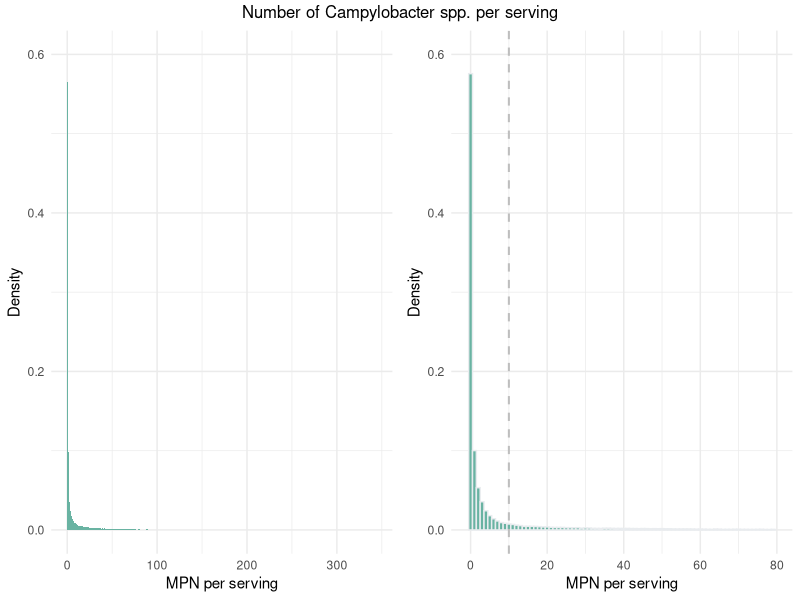
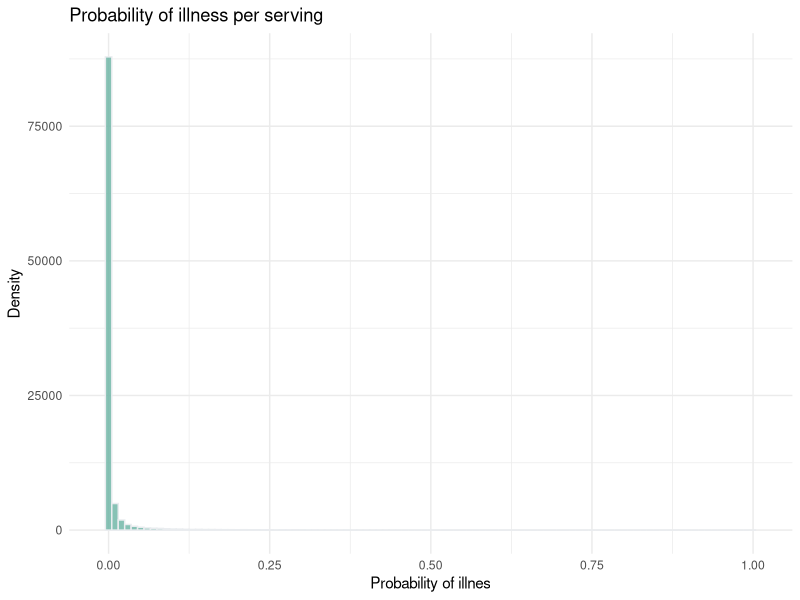

These figures' R source, in order:
################################################################################
# Project 1 - Microbial Risk Assessment                                        #
# Deckers Lode, Meijerink Jonas and Seid Adem Aragaw                           #
# 23/10/2024                                                                   #
################################################################################

### Define a seed for reproducibility ------------------------------------------
set.seed(485721023)


simulation <- function(N , FreezeOnly){
  ## This function requires the following input parameters:
  # - N : the total number of simulations
  # - FreezeOnly : 1 storage condition always freezing 
  #                0 storage condition has two options freeze/fresh

  ### Define all variables -----------------------------------------------------
  Ps <- rep(NA,N)       # Prevalence in poultry carcasses at slaughterhouses
  Pr <- rep(NA,N)       # Prevalence in poultry carcasses at retail
  Cr <- rep(NA,N)       # Number in poultry meat at retail (log scale)
  Fcc <- rep(NA,N)      # Cross-contamination factor
  Pc <- rep(NA,N)       # Probability of infected carcass 
  Sc <- rep(NA,N)       # Uncertainty about the storage condition
  Rr <- rep(NA,N)       # Refrigeration reduction
  Rf <- rep(NA,N)       # Freeze reduction
  Ch <- rep(NA,N)       # Number in poultry carcasses under storage condition
  Cc <- rep(NA,N)       # Number per serving
  Rc <- rep(NA,N)       # Cooking reduction %log MPN 
  Cps <- rep(NA,N)      # Number per serving after cooking 
  Pinf1 <- rep(NA,N)    # Probability of infection for a single campylobacter
  Pinf <- rep(NA,N)     # Probability of infection for a meal
  Pillinf <- rep(NA,N)  # Probability of illness after infection
  Pill <- rep(NA,N)     # Probability of illness
  Nill <- rep(NA,N)     # Number of human cases/year
  
    
  ## simulate N times
  for(i in 1:N){
    
    ### Exposure assessment ----------------------------------------------------
    
    ## Prevalence of Campylobacter spp. in poultry carcasses at slaughterhouses
    Ps[i] <- rbeta(1 , 10 + 1, 30 - 10 + 1)
    
    
    ## Prevalence of Campylobacter spp. in poultry carcasses at retail
    Pr[i] <- rbeta(1 , 25 + 1, 30 - 25 + 1)
    
    
    ## Number of Campylobacter spp. in poultry meat at retail (log scale)
    # Identify each interval of the cumulative distribution
    x <- c(1,2,3,4,5,6,7)
    
    # Sample the intervals according to the cumulative distribution
    index <- sample(x , size = 1 , 
                 prob = c(0.325 , 0.15 , 0.175 , 0.05 , 0.15 , 0.125 , 0.025))
    
    # Define the piecewise boundaries
    Cmin <- c(-2.079 , 1.556 , 2.301 , 2.699 , 3    , 3.699, 4    )
    Cmax <- c( 1.556 , 2.301 , 2.699 , 3     , 3.699, 4    , 4.255)
    
    # Generate a random value from this interval
    Cr[i] <- runif(n=1 , min = Cmin[index], max = Cmax[index])
    
    
    ## Cross-contamination factor
    Fcc[i] <- Pr[i]/Ps[i]
    
    
    ## Probability of infected carcass 
    Pc[i] <- Fcc[i] * Ps[i] / (1 - Ps[i] + Fcc[i] * Ps[i])
    
    
    ## Uncertainty about the storage condition
    if (FreezeOnly==0){
    Sc[i] <- rbinom(n = 1 , size = 1, prob = runif(1 , min = 0 , max = 1))
    }else{
      Sc[i] <- 0
    }
    # Refrigeration = 1
    # Freeze = 0
    
    
    ## Refrigeration reduction
    Rrmin <- rnorm(1 , 0.31 , 0.13)
    Rrmax <- rnorm(1 , 0.81 , 0.24)
    while (Rrmin > Rrmax){
      Rrmin <- rnorm(1 , 0.31 , 0.13)
      Rrmax <- rnorm(1 , 0.81 , 0.24)
    }
    Rr[i] <- runif(n = 1 , min = Rrmin , max = Rrmax)
    
    ## Freeze reduction
    Rf[i] <- runif(n = 1 , min = 0.6 , max = 2.87)
    
    
    if (Sc[i]==1){
      ## Number of Campylobacter spp. in poultry carcasses stored under refrigeration
      Ch[i] <- 10^(Cr[i] - Rr[i])
    }else{
      ## Number of Campylobacter spp. in poultry carcasses stored under freeze
      Ch[i] <- 10^(Cr[i] - Rf[i])
    }
    
    
    ## Number of Campylobacter spp. per serving after cooking 
    Rc[i] <- rbeta(n = 1 , shape1 = 10 , shape2 = 0.05)
    Cc[i] <- Ch[i] * 10^(-Rc[i])
    
    
    ## Four people
    Ns <- 4
    
    
    ## Number of Campylobacter spp. per serving
    Cps[i] <- rpois(1 , Cc[i] / Ns)
   
    
    ## (Cross-contamination during food preparation based)
    # not necessary for the assignment
    
    
    ### Dose response ----------------------------------------------------------
    
    ## Probability of infection for an individual consuming a meal given the dose
    Pinf1[i] <- rbeta(1 , 0.21 , 59.95)
    Pinf[i] <- 1 - (1 - Pinf1[i])^Cps[i] 
    
    ## Probability of illness
    Pillinf[i] <- rbeta(1 , 29 + 1, 89 + 1 -29)
    Pill[i] <- Pinf[i] * Pillinf[i]
    
    
    ### Risk characterization --------------------------------------------------
    
    ## Number of poultry carcasses produced in Argentina 
    Nps <- 495143444
    
    if(Pill[i]!=0){
      ## Number of human cases/year
      Nill[i] <- rbinom(n = 1 , size = Nps * Ns * 1, prob = Pill[i])
    }else{
      Nill[i] <- 0  
    }
  
  }
  return(matrix( data = c(Ps , Pr , Sc , Rc ,  Cps , Pill , Nill) , nrow = N , ncol = 7))
}

### Visualisation of the results -----------------------------------------------

## Load libraries
library(ggplot2)
library(gridExtra)


## Output from the simulation model
out <- data.frame(simulation(N = 100000 , FreezeOnly = 0))


## 3.1 What is the amount of Campylobacter spp. to which a consumer is exposed 
## in a single serving of poultry meat? !!--> change y-axis!!

# Visualisations
plot1 <- ggplot(aes(x=X5) , data=out) + geom_histogram(aes(y = ..density..),fill="#69b3a2",
  binwidth = 1 , alpha=1 ) + 
  labs(y = "Density", x = "MPN per serving") + theme_minimal() + 
  ylim(0,0.6)

plot2 <- ggplot(aes(x=X5) , data=out) + geom_histogram(aes(y = ..density..),
  fill="#69b3a2", color="#e9ecef", binwidth = 1  ) + 
  labs(y = "Density", x = "MPN per serving") + theme_minimal() + xlim(-1,80)+
  geom_vline(xintercept=10, color="gray", linetype="dashed", size=0.7) + 
  ylim(0,0.6)

grid.arrange(plot1 , plot2 , ncol=2 , top = "Number of Campylobacter spp. per serving")


# Summary statistics !!add aditional one (HPD)!!
sum(out$X5<49)/100000
median(out$X5)


## 3.2 How common is an exposure to doses > 10 MPN/meat serving?
sum(out$X5>10)/100000


## 3.3 What is the prevalence of meat contamination?
sum(out$X5>0)/100000


## 3.4 What is the probability of illness for a single meal of chicken?
mean(out$X6)

ggplot(aes(x=X6) , data=out) +  geom_histogram(fill="#69b3a2", color="#e9ecef",
alpha=0.8 , binwidth = 0.01) +
  ggtitle("Probability of illness per serving") + labs(y = "Density", x = "Probability of illnes")+
  theme_minimal() + xlim(-0.01,1.01)


## 3.5 Estimate the number of people who could suffer from campylobacteriosis 
## related to poultry meat consumption.
mean(out$X7)


## 3.6 Investigate using Spearman’s rank correlation coefficients which factors 
## in the chain have the largest impact on the risk of illness.
cor(out , method = "spearman")


## 3.7 Investigate the impact of storage: assume that 100% of chickens were stored frozen, what
## would be the impact on the human campoylobacteriosis risk as compared to if none of
## the chicken were stored frozen?
out_freeze_only <- data.frame(simulation(N = 100000 , FreezeOnly = 1))
